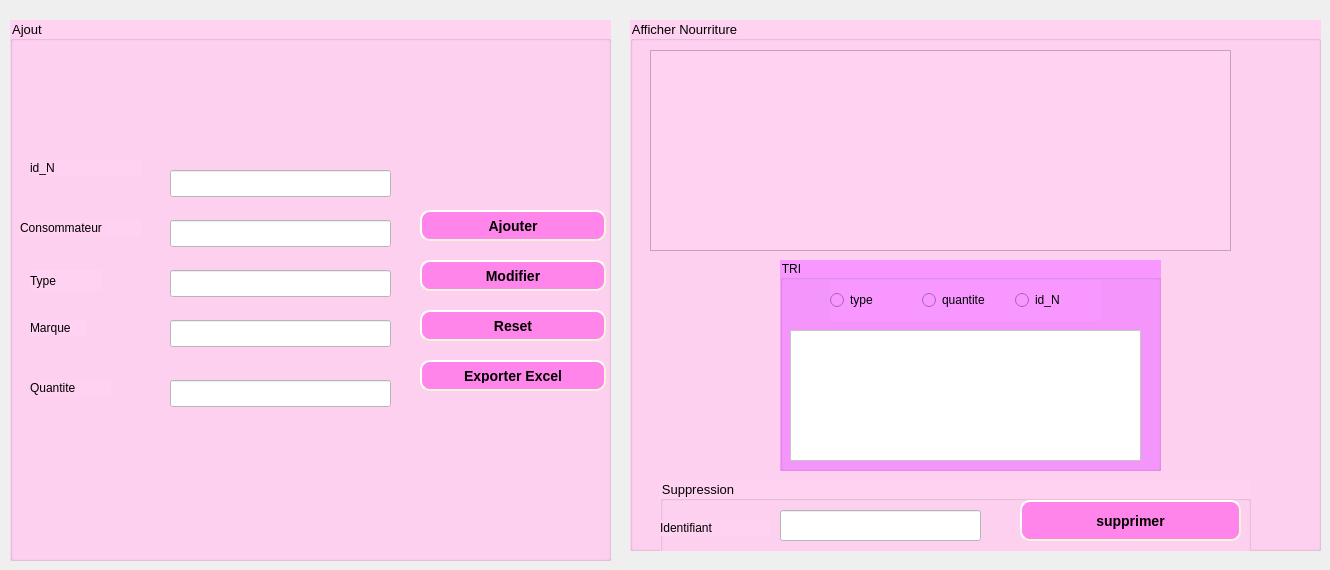
      <widget class="QWidget" name="tab_4">
       <attribute name="title">
        <string>Gestion nourriture</string>
       </attribute>
       <widget class="QGroupBox" name="groupBox_12">
        <property name="geometry">
         <rect>
          <x>10</x>
          <y>20</y>
          <width>601</width>
          <height>541</height>
         </rect>
        </property>
        <property name="font">
         <font>
          <family>MS Shell Dlg 2</family>
          <pointsize>10</pointsize>
          <weight>50</weight>
          <italic>false</italic>
          <bold>false</bold>
         </font>
        </property>
        <property name="styleSheet">
         <string notr="true">background-color: rgb(255, 210, 241);
font: 10pt &quot;MS Shell Dlg 2&quot;;</string>
        </property>
        <property name="title">
         <string>Ajout</string>
        </property>
        <widget class="QLineEdit" name="le_id_N_2">
         <property name="geometry">
          <rect>
           <x>160</x>
           <y>150</y>
           <width>221</width>
           <height>27</height>
          </rect>
         </property>
         <property name="styleSheet">
          <string notr="true">background-color:rgb(255, 255, 255);</string>
         </property>
        </widget>
        <widget class="QLabel" name="label_11">
         <property name="geometry">
          <rect>
           <x>20</x>
           <y>140</y>
           <width>111</width>
           <height>16</height>
          </rect>
         </property>
         <property name="text">
          <string>id_N</string>
         </property>
        </widget>
        <widget class="QLabel" name="label_18">
         <property name="geometry">
          <rect>
           <x>10</x>
           <y>200</y>
           <width>121</width>
           <height>16</height>
          </rect>
         </property>
         <property name="text">
          <string>Consommateur</string>
         </property>
        </widget>
        <widget class="QLabel" name="label_19">
         <property name="geometry">
          <rect>
           <x>20</x>
           <y>250</y>
           <width>71</width>
           <height>21</height>
          </rect>
         </property>
         <property name="text">
          <string>Type</string>
         </property>
        </widget>
        <widget class="QLabel" name="label_33">
         <property name="geometry">
          <rect>
           <x>20</x>
           <y>300</y>
           <width>56</width>
           <height>16</height>
          </rect>
         </property>
         <property name="text">
          <string>Marque</string>
         </property>
        </widget>
        <widget class="QLabel" name="label_34">
         <property name="geometry">
          <rect>
           <x>20</x>
           <y>360</y>
           <width>81</width>
           <height>16</height>
          </rect>
         </property>
         <property name="text">
          <string>Quantite</string>
         </property>
        </widget>
        <widget class="QLineEdit" name="le_consommateurN">
         <property name="geometry">
          <rect>
           <x>160</x>
           <y>200</y>
           <width>221</width>
           <height>27</height>
          </rect>
         </property>
         <property name="styleSheet">
          <string notr="true">background-color:rgb(255, 255, 255);</string>
         </property>
        </widget>
        <widget class="QLineEdit" name="le_type_N">
         <property name="geometry">
          <rect>
           <x>160</x>
           <y>250</y>
           <width>221</width>
           <height>27</height>
          </rect>
         </property>
         <property name="styleSheet">
          <string notr="true">background-color:rgb(255, 255, 255);</string>
         </property>
        </widget>
        <widget class="QLineEdit" name="le_marqueN">
         <property name="geometry">
          <rect>
           <x>160</x>
           <y>300</y>
           <width>221</width>
           <height>27</height>
          </rect>
         </property>
         <property name="styleSheet">
          <string notr="true">background-color:rgb(255, 255, 255);</string>
         </property>
        </widget>
        <widget class="QLineEdit" name="le_quantiteN">
         <property name="geometry">
          <rect>
           <x>160</x>
           <y>360</y>
           <width>221</width>
           <height>27</height>
          </rect>
         </property>
         <property name="styleSheet">
          <string notr="true">background-color:rgb(255, 255, 255);</string>
         </property>
        </widget>
        <widget class="QPushButton" name="pb_ajouter_2">
         <property name="geometry">
          <rect>
           <x>410</x>
           <y>190</y>
           <width>186</width>
           <height>31</height>
          </rect>
         </property>
         <property name="styleSheet">
          <string notr="true">background-color:rgb(255, 133, 235);
     border-style: outset;
     border-width: 2px;
     border-radius: 10px;
     border-color: beige;
     font: bold 14px;
     min-width: 10em;
     padding: 6px;</string>
         </property>
         <property name="text">
          <string>Ajouter</string>
         </property>
        </widget>
        <widget class="QPushButton" name="pb_modifier_2">
         <property name="geometry">
          <rect>
           <x>410</x>
           <y>240</y>
           <width>186</width>
           <height>31</height>
          </rect>
         </property>
         <property name="styleSheet">
          <string notr="true">background-color:rgb(255, 133, 235);
     border-style: outset;
     border-width: 2px;
     border-radius: 10px;
     border-color: beige;
     font: bold 14px;
     min-width: 10em;
     padding: 6px;</string>
         </property>
         <property name="text">
          <string>Modifier</string>
         </property>
        </widget>
        <widget class="QPushButton" name="reset_2">
         <property name="geometry">
          <rect>
           <x>410</x>
           <y>290</y>
           <width>186</width>
           <height>31</height>
          </rect>
         </property>
         <property name="styleSheet">
          <string notr="true">background-color:rgb(255, 133, 235);
     border-style: outset;
     border-width: 2px;
     border-radius: 10px;
     border-color: beige;
     font: bold 14px;
     min-width: 10em;
     padding: 6px;</string>
         </property>
         <property name="text">
          <string>Reset</string>
         </property>
        </widget>
        <widget class="QPushButton" name="pushButton_exporter_f">
         <property name="geometry">
          <rect>
           <x>410</x>
           <y>340</y>
           <width>186</width>
           <height>31</height>
          </rect>
         </property>
         <property name="styleSheet">
          <string notr="true">background-color:rgb(255, 133, 235);
     border-style: outset;
     border-width: 2px;
     border-radius: 10px;
     border-color: beige;
     font: bold 14px;
     min-width: 10em;
     padding: 6px;</string>
         </property>
         <property name="text">
          <string>Exporter Excel</string>
         </property>
        </widget>
       </widget>
       <widget class="QGroupBox" name="groupBox_13">
        <property name="geometry">
         <rect>
          <x>630</x>
          <y>20</y>
          <width>691</width>
          <height>531</height>
         </rect>
        </property>
        <property name="font">
         <font>
          <family>MS Shell Dlg 2</family>
          <pointsize>10</pointsize>
          <weight>50</weight>
          <italic>false</italic>
          <bold>false</bold>
         </font>
        </property>
        <property name="styleSheet">
         <string notr="true">background-color: rgb(255, 210, 241);
font: 10pt &quot;MS Shell Dlg 2&quot;;</string>
        </property>
        <property name="title">
         <string>Afficher Nourriture</string>
        </property>
        <widget class="QGroupBox" name="groupBox_14">
         <property name="geometry">
          <rect>
           <x>30</x>
           <y>460</y>
           <width>591</width>
           <height>81</height>
          </rect>
         </property>
         <property name="font">
          <font>
           <family>MS Shell Dlg 2</family>
           <pointsize>10</pointsize>
           <weight>50</weight>
           <italic>false</italic>
           <bold>false</bold>
          </font>
         </property>
         <property name="title">
          <string>Suppression</string>
         </property>
         <widget class="QPushButton" name="pb_supprimer_2">
          <property name="geometry">
           <rect>
            <x>360</x>
            <y>20</y>
            <width>221</width>
            <height>41</height>
           </rect>
          </property>
          <property name="font">
           <font>
            <family>MS Shell Dlg 2</family>
            <pointsize>-1</pointsize>
            <weight>75</weight>
            <italic>false</italic>
            <bold>true</bold>
           </font>
          </property>
          <property name="styleSheet">
           <string notr="true">background-color:rgb(255, 133, 235);
     border-style: outset;
     border-width: 2px;
     border-radius: 10px;
     border-color: beige;
     font: bold 14px;
     min-width: 10em;
     padding: 6px;</string>
          </property>
          <property name="text">
           <string>supprimer</string>
          </property>
         </widget>
         <widget class="QLabel" name="label_35">
          <property name="geometry">
           <rect>
            <x>0</x>
            <y>40</y>
            <width>111</width>
            <height>16</height>
           </rect>
          </property>
          <property name="text">
           <string>Identifiant</string>
          </property>
         </widget>
         <widget class="QLineEdit" name="le_id_supp_2">
          <property name="geometry">
           <rect>
            <x>120</x>
            <y>30</y>
            <width>201</width>
            <height>31</height>
           </rect>
          </property>
          <property name="palette">
           <palette>
            <active>
             <colorrole role="Button">
              <brush brushstyle="SolidPattern">
               <color alpha="255">
                <red>255</red>
                <green>255</green>
                <blue>255</blue>
               </color>
              </brush>
             </colorrole>
             <colorrole role="Base">
              <brush brushstyle="SolidPattern">
               <color alpha="255">
                <red>255</red>
                <green>255</green>
                <blue>255</blue>
               </color>
              </brush>
             </colorrole>
             <colorrole role="Window">
              <brush brushstyle="SolidPattern">
               <color alpha="255">
                <red>255</red>
                <green>255</green>
                <blue>255</blue>
               </color>
              </brush>
             </colorrole>
            </active>
            <inactive>
             <colorrole role="Button">
              <brush brushstyle="SolidPattern">
               <color alpha="255">
                <red>255</red>
                <green>255</green>
                <blue>255</blue>
               </color>
              </brush>
             </colorrole>
             <colorrole role="Base">
              <brush brushstyle="SolidPattern">
               <color alpha="255">
                <red>255</red>
                <green>255</green>
                <blue>255</blue>
               </color>
              </brush>
             </colorrole>
             <colorrole role="Window">
              <brush brushstyle="SolidPattern">
               <color alpha="255">
                <red>255</red>
                <green>255</green>
                <blue>255</blue>
               </color>
              </brush>
             </colorrole>
            </inactive>
            <disabled>
             <colorrole role="Button">
              <brush brushstyle="SolidPattern">
               <color alpha="255">
                <red>255</red>
                <green>255</green>
                <blue>255</blue>
               </color>
              </brush>
             </colorrole>
             <colorrole role="Base">
              <brush brushstyle="SolidPattern">
               <color alpha="255">
                <red>255</red>
                <green>255</green>
                <blue>255</blue>
               </color>
              </brush>
             </colorrole>
             <colorrole role="Window">
              <brush brushstyle="SolidPattern">
               <color alpha="255">
                <red>255</red>
                <green>255</green>
                <blue>255</blue>
               </color>
              </brush>
             </colorrole>
            </disabled>
           </palette>
          </property>
          <property name="styleSheet">
           <string notr="true">background-color: rgb(255, 255, 255);</string>
          </property>
         </widget>
        </widget>
        <widget class="QGroupBox" name="groupBox_15">
         <property name="geometry">
          <rect>
           <x>150</x>
           <y>240</y>
           <width>381</width>
           <height>211</height>
          </rect>
         </property>
         <property name="styleSheet">
          <string notr="true">background-color: rgb(247, 151, 255);</string>
         </property>
         <property name="title">
          <string>TRI</string>
         </property>
         <widget class="QWidget" name="verticalLayoutWidget_7">
          <property name="geometry">
           <rect>
            <x>10</x>
            <y>70</y>
            <width>351</width>
            <height>131</height>
           </rect>
          </property>
          <layout class="QVBoxLayout" name="verticalLayout_7">
           <item>
            <widget class="QTableView" name="tableViewTriN">
             <property name="styleSheet">
              <string notr="true">background-color: rgb(255, 255, 255);
</string>
             </property>
            </widget>
           </item>
          </layout>
         </widget>
         <widget class="QWidget" name="horizontalLayoutWidget_8">
          <property name="geometry">
           <rect>
            <x>50</x>
            <y>20</y>
            <width>271</width>
            <height>41</height>
           </rect>
          </property>
          <layout class="QHBoxLayout" name="horizontalLayout_12">
           <item>
            <widget class="QRadioButton" name="radioButton_typeN">
             <property name="text">
              <string>type</string>
             </property>
            </widget>
           </item>
           <item>
            <widget class="QRadioButton" name="radioButton_quantiteN">
             <property name="text">
              <string>quantite</string>
             </property>
            </widget>
           </item>
           <item>
            <widget class="QRadioButton" name="radioButton_idN">
             <property name="text">
              <string>id_N</string>
             </property>
            </widget>
           </item>
          </layout>
         </widget>
        </widget>
        <widget class="QTableView" name="tab_nourriture">
         <property name="geometry">
          <rect>
           <x>20</x>
           <y>30</y>
           <width>581</width>
           <height>201</height>
          </rect>
         </property>
         <property name="acceptDrops">
          <bool>false</bool>
         </property>
         <property name="styleSheet">
          <string notr="true">QWidget {
    background-color:rgb(255, 255, 255);
    color:rgb(0, 0, 0);
}

QHeaderView::section {
    background-color: rgb(255, 128, 200);
    padding: 4px;
    border: 1px solid #fffff8;
    font-size: 12pt;
}

QTableWidget {
    gridline-color: rgb(255, 128, 200);
    font-size: 12pt;
}

QTableWidget QTableCornerButton::section {
    background-color: rgb(0, 0, 0);
    border: 4px solid #fffff8;
}
selection-background-color: qlineargradient(x1: 0, y1: 0, x2: 0.5, y2: 0.5,
                                 stop: 0 #FF92BB, stop: 1 white);</string>
         </property>
        </widget>
       </widget>
      </widget>
